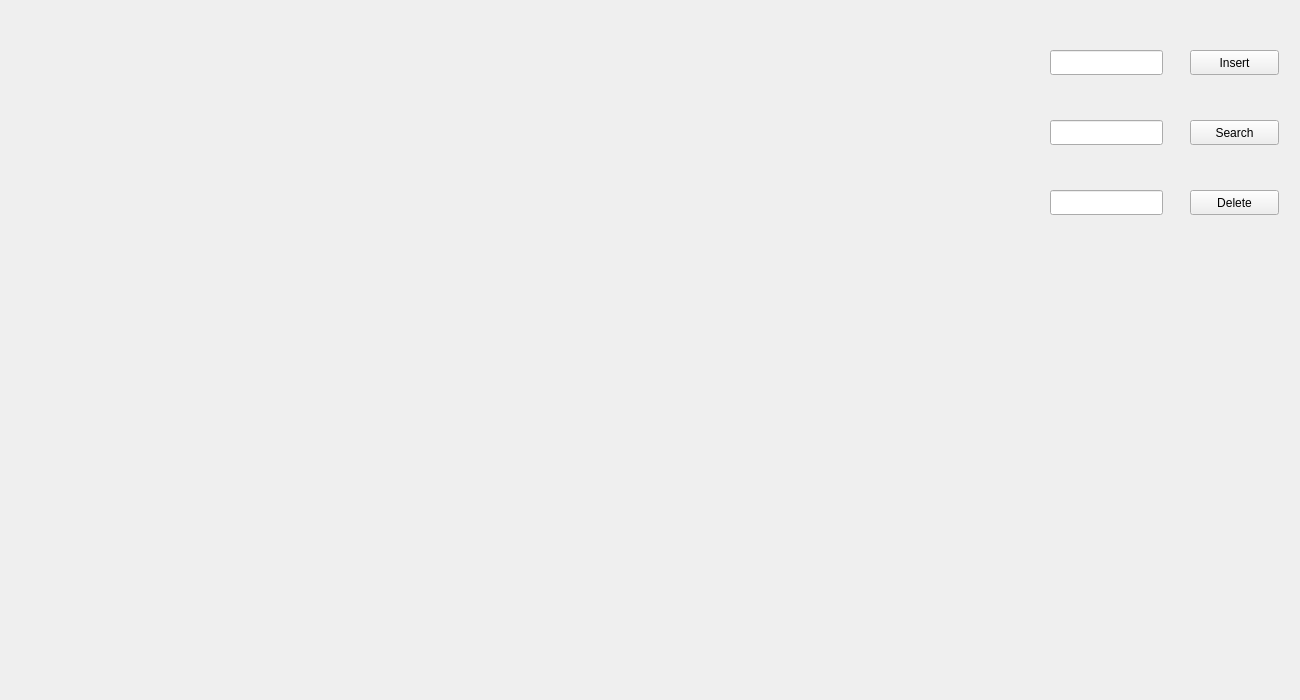
<?xml version="1.0" encoding="UTF-8"?>
<ui version="4.0">
 <class>drawingWindow</class>
 <widget class="QWidget" name="drawingWindow">
  <property name="geometry">
   <rect>
    <x>0</x>
    <y>0</y>
    <width>1300</width>
    <height>700</height>
   </rect>
  </property>
  <property name="sizePolicy">
   <sizepolicy hsizetype="Preferred" vsizetype="Preferred">
    <horstretch>0</horstretch>
    <verstretch>0</verstretch>
   </sizepolicy>
  </property>
  <property name="windowTitle">
   <string>Form</string>
  </property>
  <property name="autoFillBackground">
   <bool>true</bool>
  </property>
  <widget class="drawingWidget" name="drawWidget" native="true">
   <property name="geometry">
    <rect>
     <x>30</x>
     <y>30</y>
     <width>1000</width>
     <height>600</height>
    </rect>
   </property>
  </widget>
  <widget class="QPushButton" name="pushButton">
   <property name="geometry">
    <rect>
     <x>1190</x>
     <y>50</y>
     <width>89</width>
     <height>25</height>
    </rect>
   </property>
   <property name="text">
    <string>Insert</string>
   </property>
  </widget>
  <widget class="QLineEdit" name="lineEdit">
   <property name="geometry">
    <rect>
     <x>1050</x>
     <y>50</y>
     <width>113</width>
     <height>25</height>
    </rect>
   </property>
  </widget>
  <widget class="QPushButton" name="pushButton_2">
   <property name="geometry">
    <rect>
     <x>1190</x>
     <y>120</y>
     <width>89</width>
     <height>25</height>
    </rect>
   </property>
   <property name="text">
    <string>Search</string>
   </property>
  </widget>
  <widget class="QLineEdit" name="lineEdit_2">
   <property name="geometry">
    <rect>
     <x>1050</x>
     <y>120</y>
     <width>113</width>
     <height>25</height>
    </rect>
   </property>
  </widget>
  <widget class="QPushButton" name="pushButton_3">
   <property name="geometry">
    <rect>
     <x>1190</x>
     <y>190</y>
     <width>89</width>
     <height>25</height>
    </rect>
   </property>
   <property name="text">
    <string>Delete</string>
   </property>
  </widget>
  <widget class="QLineEdit" name="lineEdit_3">
   <property name="geometry">
    <rect>
     <x>1050</x>
     <y>190</y>
     <width>113</width>
     <height>25</height>
    </rect>
   </property>
  </widget>
 </widget>
 <customwidgets>
  <customwidget>
   <class>drawingWidget</class>
   <extends>QWidget</extends>
   <header location="global">drawingwidget.h</header>
   <container>1</container>
  </customwidget>
 </customwidgets>
 <resources/>
 <connections/>
</ui>
